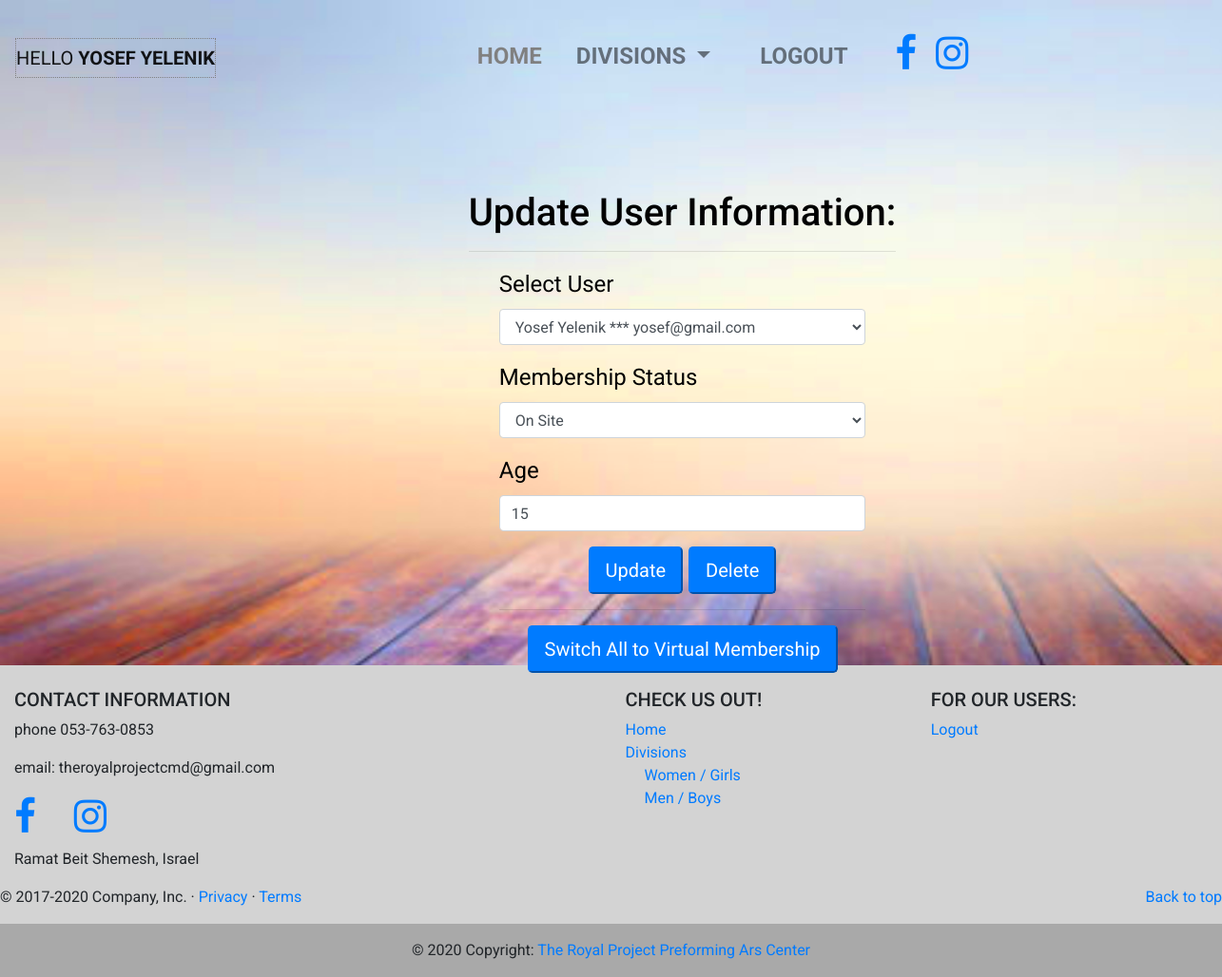
/manage_user (signed in), run on the app's committed database.
### center_app/auth/models.py (models this page shows, shortened)
class User(UserMixin,db.Model):
    new_register="new"
    id=db.Column(db.Integer,primary_key=True)
    name=db.Column(db.String)
    email    = db.Column(db.String(132))
    password = db.Column(db.String(512))
    profile_pic=db.Column(db.String)
    role    = db.Column(db.Integer,db.ForeignKey('role.id'))
    age=db.Column(db.Integer)
    gender=db.Column(db.String)
    membership_status=db.Column(db.String)
    date_joined= db.Column(db.DateTime(timezone=True), server_default=func.now())
    u_interests=db.relationship("Interest",secondary="user_interests",back_populates="i_user")
    u_classes=db.relationship("Class",secondary="users_to_classes",back_populates="c_user")
    u_comments=db.relationship("Comment",secondary="user_comments",back_populates="c_user")

### center_app/views.py (the view, shortened to what this page needs)
@main_blueprint.route("/manage_user",methods=['GET','POST'])
def manage_user():
    form=forms.AdminUpdateUser()
    user_list=User.query.all()
    u_for_update=user_list[0]
    message="none"
    return flask.render_template("/admin/manage_user.html",form=form,user_list=user_list,u_for_update=u_for_update,message=message)

### center_app/forms.py
class AdminUpdateUser(FlaskForm):
    select_user=wtforms.SelectField("Select User to Update")
    role     = wtforms.SelectField("Role",choices=[('User','User'),('Teacher','Teacher')])
    age =wtforms.IntegerField("Age")
    gender=wtforms.SelectField("Gender",choices=[(0,'Female'),(1,'Male')])
    membership_status=wtforms.SelectField("Membership Status",choices=[('unpaid','Unpaid'),('on-site','On Site'),('virtual','Virtual')])
    update   = wtforms.SubmitField("Update")
    delete   = wtforms.SubmitField("Delete")
    switch_to_virtual=wtforms.SubmitField("Switch All to Virtual Membership")

### center_app/auth/models.py (called while the page is built)
@login_mgr.user_loader
def user_loader(user_id):
    return User.query.get(user_id)

### center_app/templates/admin/manage_user.html (shortened to what this page needs)
{% extends 'base_limit.html' %}
{% block content %}
<div style="position:relative;height:700px;width:100%;">
    <div style="width:100%;position:absolute;top:0px;left:75px;display:flex;align-items: center;justify-content: center;flex-direction:column;">
        <div><h1 style="margin-top:200px;color:black;font-size:2.5rem;width=100px;margin-left=50px;">Update User Information:</h1><hr></div>
        <div style="width:30%;color:black;font-size:1.5rem;">
            <form name="update_user_form" class="form" action="" method="POST" onSubmit="return confirm('Are you sure you wish to make that change?');">
                <div class="form-group">
                  <label>Select User</label>
                  <select class="form-control" name="update_user" onchange="document.update_user_form.submit();">
                      {% for u in user_list %}
                      {% if u_for_update.id==u.id %}
                    <option value="{{u.id}}" selected>{{u.name}} ***  {{u.email}}</option>
                      {% else %}
                      <option value="{{u.id}}">{{u.name}} ***  {{u.email}}</option>
                      {% endif %}
                      {% endfor %}
                  </select>
                </div>
                <div class="form-group">
                    {{form.membership_status.label}}
                    <select class="form-control" name="membership_status">
                        {% if u_for_update.membership_status=="on-site" %}
                     <option value="on-site" selected>On Site</option>
                        {% else %}
                        <option value="on-site" >On Site</option>
                        {% endif %}
                  </select>
                </div>
                <div class="form-group">
                    {{form.age.label}}
                    {{ form.age(class="form-control", value=u_for_update.age)}}
                </div>
                <div style="text-align:center;">
                    {{ form.update(class="btn-primary btn-lg") }} {{form.delete(class="btn-primary btn-lg")}}
                </div>
       </form>
        <form action="" method="POST" onSubmit="return confirm('Are you sure you wish to change all users to virtual?');">
        <hr style="color:pink;">
                <div style="text-align:center;">
                    {{ form.switch_to_virtual(class="btn-primary btn-lg") }}
                </div>
            </form>
        </div>
    </div>
</div>
{% endblock content %}

### center_app/templates/base_limit.html (shortened to what this page needs)
<!DOCTYPE html>
<html>
<head>
<link rel="stylesheet" href="https://cdnjs.cloudflare.com/ajax/libs/font-awesome/4.7.0/css/font-awesome.min.css">
      <link href="https://unpkg.com/aos@2.3.1/dist/aos.css" rel="stylesheet">
	<link rel="stylesheet" href="https://stackpath.bootstrapcdn.com/bootstrap/4.2.1/css/bootstrap.min.css">
</head>
<body  style="background-size:cover;background-image:url('/static/logo100.png');background-attachment: fixed; background-repeat: no-repeat;">
          <nav class="navbar navbar-expand-xl navbar-light fixed-top ">
{% if current_user.is_authenticated %}
                  <a class="navbar-brand" style="border:1px dotted gray;" href="#" >HELLO <strong> {{current_user.name.upper()}} </strong></a>
{% endif %}
<div class="collapse navbar-collapse justify-content-center" id="collapsibleNavbar" >
              <ul class="navbar-nav " >
                <li class="nav-item active">
                  <a style="color:gray;" class="nav-link" href="{{url_for('main.index')}}" onmouseover="this.style.background='gray';this.style.color='white';" onmouseout="this.style.background='none';this.style.color='gray';">HOME <span class="sr-only">(current)</span></a>
                </li>
<li class="nav-item dropdown">
  <a class="nav-link dropdown-toggle" style="background:none;  font-color:lightgray;" href="#" role="button" id="dropdownMenuLink" data-toggle="dropdown" aria-haspopup="true" aria-expanded="false" onmouseover="this.style.background='gray';this.style.color='white';" onmouseout="this.style.background='none';this.style.color='gray';">
    DIVISIONS
  </a>
    </li>
                  <li>&nbsp&nbsp&nbsp&nbsp</li>
                    {% if current_user.is_authenticated %}
                <li class="nav-item">
                  <a class="nav-link " id="logout" href="{{url_for('auth.logout')}}" onmouseover="this.style.background='gray';this.style.color='white';" onmouseout="this.style.background='none';this.style.color='gray';">LOGOUT</a>
                </li>
{% endif %}
 <li>
                       <h1> <a href="https://www.facebook.com/theroyalprojectcmd" class="fa fa-facebook"></a>&nbsp
                           <a href="https://www.instagram.com/theroyalprojectcmd" class="fa fa-instagram"></a></h1>
                </li>
               </ul>
</div>
          </nav>
        {% block content %}
                {% endblock content %}
<footer class="page-footer font-small pt-4 footer-break" style="background-color:lightgray;margin-bottom:-50px;width:100%;">
  <div class="container-fluid text-center text-md-left">
    <div class="row">
      <div class="col-md-6 mt-md-0 mt-3">
                <h5 class="text-uppercase">Contact Information</h5>
        <p>phone 053-763-0853</p>
          <p>email: theroyalprojectcmd@gmail.com</p>
<h1> <a href="https://www.facebook.com/theroyalprojectcmd" class="fa fa-facebook"></a>&nbsp&nbsp&nbsp
          <a href="https://www.instagram.com/theroyalprojectcmd" class="fa fa-instagram"></a></h1>
<p>Ramat Beit Shemesh, Israel</p>
      </div>
      <div class="col-md-3 mb-md-0 mb-3">
        <h5 class="text-uppercase">Check us out!</h5>
        <ul class="list-unstyled">
          <li>
            <a href="{{url_for('main.index')}}" style="text-decoration:none;">Home</a>
          </li>
          <li>
            <a href="#!" style="text-decoration:none;">Divisions</a>
          </li>
            <ul style="margin-left:20px;" class="list-unstyled">
                  <li><a href="{{url_for('main.women')}}">Women / Girls</a></li>
                  <li><a href="{{url_for('main.men')}}">Men / Boys</a></li>
              </ul>
        </ul>
      </div>
  <div class="col-md-3 mb-md-0 mb-3">
        <h5 class="text-uppercase">For our users:</h5>
        <ul class="list-unstyled">
            {% if current_user.is_authenticated %}
          <li>
            <a href="{{url_for('auth.logout')}}">Logout</a>
          </li>
            {% endif %}
        </ul>
      </div>
    </div>
  </div>
    <p class="float-right"><a href="#">Back to top</a></p>
    <p>&copy; 2017-2020 Company, Inc. &middot; <a href="#">Privacy</a> &middot; <a href="#">Terms</a></p>
  <div class="footer-copyright text-center py-3" style="background-color:darkgray;">© 2020 Copyright:
    <a href="https://mdbootstrap.com/education/bootstrap/"> The Royal Project Preforming Ars Center</a>
  </div>
</footer>

### center_app/templates/base_limit.html (style rules this page uses)
body { font-family: 'Roboto', sans-serif; }
.nav-link { font-size:1.5rem; font-weight:bold; margin-right:20px; }
.navbar { margin-top:25px; }
#logout { width:130px; }
* { scroll-behavior: smooth; }

### data on the page
User: name "YOSEF YELENIK", membership_status "On Site", age "15"

### other printed values
form field update_user "Yosef Yelenik *** yosef@gmail.com"
